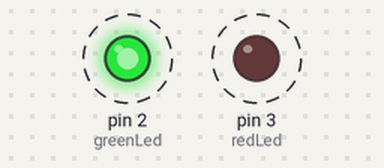
Recording of a sketch running on a simulated Arduino Uno, built with avr-gcc and run on an emulated ATmega328P. Shown: output pins drawn as LEDs (lit = HIGH). Dashed ring = blinking.

Above: at 0.5 s.
Timing chart, 0 to 4.6 s (numbered marks = the images above):
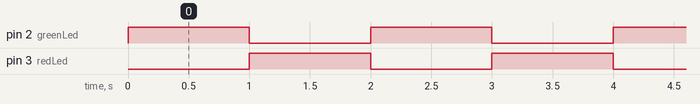

Measured:
- by itself, pin 2 (greenLed), pin 3 (redLed): alternates HIGH for 1.0 s and LOW for 1.0 s

The sketch:

exercise_4.ino
```cpp
/*
   Toggle LEDs
   This routine toggles two LEDs every second
   from the main loop, a green and a red LED.
   Either the green LED is on and the red one
   off or vice verse. Toggling happens in a
   separate `setLeds` subroutine which is called
   with a `redOn` boolean variable.
*/

// Pin assignments
int redLed = 3;   // pin for red LED
int greenLed = 2;   // pin for green LED

// Variables
bool redOn = true;  // state red LED on, green off
int delayTime = 1000;  // delay time in ms

void setup() {
  // declare pins for LEDs as outputs
  pinMode(redLed, OUTPUT);
  pinMode(greenLed, OUTPUT);
}

void setLeds(bool redOn) {
  if (redOn) {
    digitalWrite(redLed, LOW);
    digitalWrite(greenLed, HIGH);
  }
  else {
    digitalWrite(redLed, HIGH);
    digitalWrite(greenLed, LOW);
  }
}

void loop() {
  // set redOn to the pre-defined state
  setLeds(redOn);

  // switch redOn for the next time in the loop
  redOn = !redOn;

  // wait for some time
  delay(delayTime);
}
```
